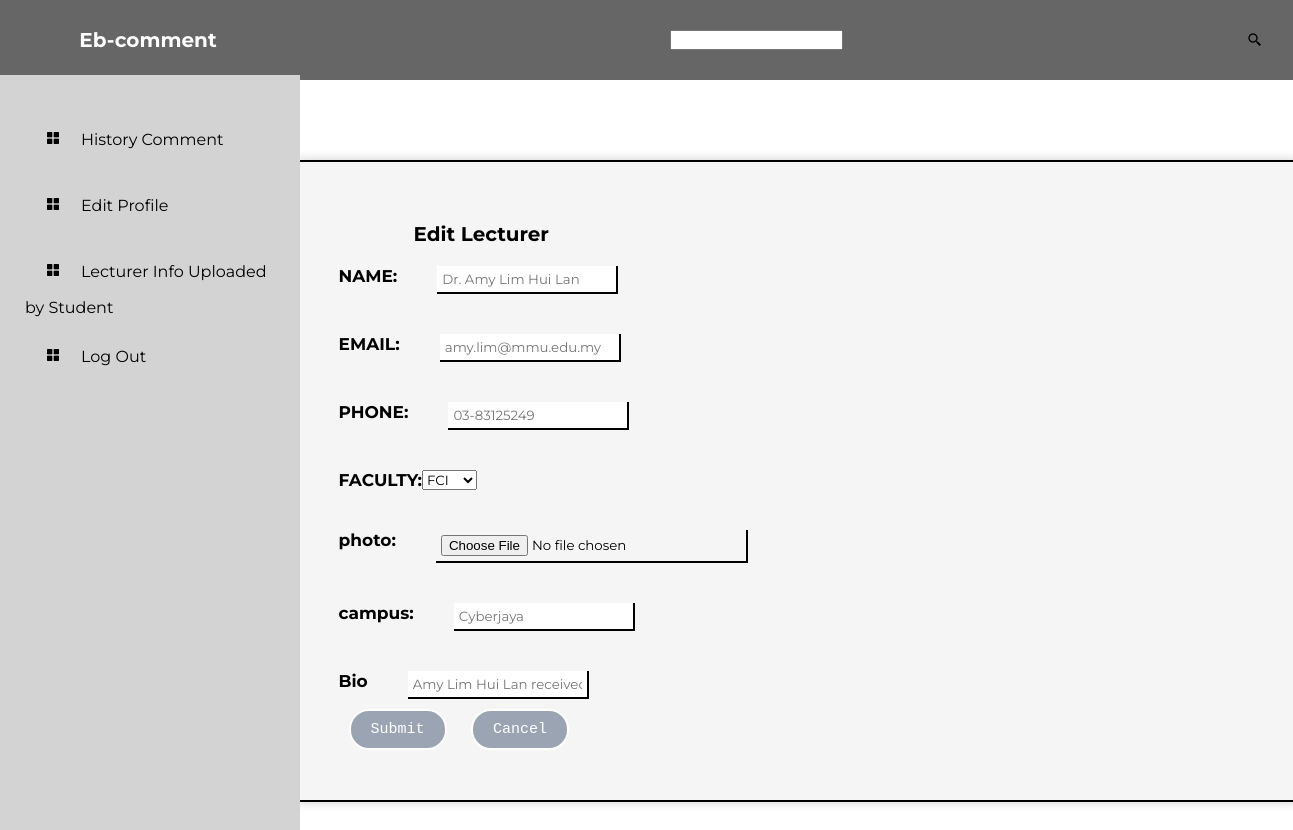
Page /edit_user/2 on the committed database.
### models.py (models this page shows)
class Lecturer(db.Model):
    __tablename__ = 'lecturer'
    id = db.Column(db.Integer, primary_key=True)
    name = db.Column(db.String(100), nullable=False)
    photo = db.Column(db.String(100), nullable=False)
    phone = db.Column(db.String(20), nullable=False)
    email = db.Column(db.String(200), nullable=False)
    campus = db.Column(db.String(100), nullable=False)
    bio = db.Column(db.Text, nullable=True)
    faculty_id = db.Column(db.Integer, ForeignKey('faculty.id'), nullable=False)
    faculty = db.relationship("Faculty", back_populates="lecturers")

### app.py (the view, shortened to what this page needs)
@app.route("/edit_user/<int:id>", methods=["GET", "POST"])
def edit_user(id):
    conn = get_db_connection()
    cursor = conn.cursor()
    cursor.execute("SELECT * FROM lecturer WHERE id = ?", (id,))
    lecturer = cursor.fetchone()
    conn.close()
    conn = get_db_connection()
    cursor = conn.cursor()
    cursor.execute("SELECT * FROM faculty")
    faculty = cursor.fetchall()
    conn.close()
    if lecturer:
        return render_template("editlecturer.html", lecturer=lecturer, faculties=faculty)

### app.py (called while the page is built)
def get_db_connection():
    con = sqlite3.connect("instance/database.db")
    con.row_factory = sqlite3.Row
    return con

### templates/editlecturer.html (shortened to what this page needs)
<!DOCTYPE html>
<html lang="en">
<head>
    <link href='https://unpkg.com/boxicons@2.1.4/css/boxicons.min.css'rel='stylesheet'>
    <link href="../static/style.css" rel="stylesheet">
</head>
<body>
    <div class="Try"><h2>Eb-comment</h2><input type="research"><i class='bx bx-search-alt-2'></i></div>
    <div class="sidebar">
        <ul>
            {% if session['email'] == 'admin@gmail.com' %}
            <li><a href="/admin"><i class='bx bxs-grid-alt'></i>Dashboard</a></li>
            <li><a href="/user"><i class='bx bxs-grid-alt'></i>User Control</a></li>
            <li><a href="/admin_comment"><i class='bx bxs-grid-alt'></i>Comment Control</a></li>
            <li><a href="/lecturerlist"><i class='bx bxs-grid-alt'></i>Lecturer List</a></li>
            <li><a href="/admin/view_lecturers_temp"><i class='bx bxs-grid-alt'></i>Lecturer Info Uploaded by Student</a></li>
            <li><a href="/logout"><i class='bx bxs-grid-alt'></i>Log Out</a></li>
            {% else %}
            <li><a href="/history"><i class='bx bxs-grid-alt'></i>History Comment</a></li>
            <li><a href="/a_edit"><i class='bx bxs-grid-alt'></i>Edit Profile</a></li>
            <li><a href="/admin/view_lecturers_temp"><i class='bx bxs-grid-alt'></i>Lecturer Info Uploaded by Student</a></li>
            <li><a href="/logout"><i class='bx bxs-grid-alt'></i>Log Out</a></li>
            {% endif %}
        </ul>
    </div>
    <div class="profile">
        <h3 style="margin-bottom: 20px;">Edit Lecturer</h3>
        <form action="/update_user/{{ lecturer[0] }}" method="POST">
            <div class="label-name">
                <label for="name">NAME:</label>
                <input type="text" name="name" id="name" placeholder="{{ lecturer[1] }}">
            </div>
            <div class="label-name">
                <label for="email">EMAIL:</label>
                <input type="text" name="email" id="email" placeholder="{{ lecturer[4] }}">
            </div>
            <div class="label-name">
                <label for="phone">PHONE:</label>
                <input type="text" name="phone" id="phone" placeholder="{{ lecturer[3] }}">
            </div>
            <div class="label-name">
                <label for="faculty">FACULTY:</label>
                <select name="faculty" id="faculty">
                    {% for faculty in faculties %}
                    <option value="{{ faculty[0] }}">{{ faculty[1] }}</option>
                    {% endfor %}
                </select>
            </div>
            <div class="label-name">
                <label for="photo">photo:</label>
                <input type="file" name="photo" id="photo">
            </div>
            <div class="label-name">
                <label for="photo">campus:</label>
                <input type="text" name="campus" id="photo" placeholder="{{ lecturer[5] }}">
            </div>
            <div class="label-name">
                <label for="Bio">Bio</label>
                <input type="text" name="bio" id="bio" placeholder="{{ lecturer[6] }}">
            </div>
            <button type="submit" class="Submit">Submit</button>
            <button type="reset" class="Cancel">Cancel</button>
        </form>
    </div>
</body>
</html>

### static/style.css (style rules this page uses)
* { margin:0; padding: 0; box-sizing: border-box; font-family: 'Montserrat'; }
body { font-family: 'Montserrat'; justify-content: center; align-items: center; margin: 0; padding: 0; min-width: 100vh; }
.Try { padding:30px; height:10vh; width:100%; background-color: rgb(102,102, 102); justify-content: space-between; align-items: center; display:flex; position: relative; }
.Try h2 { color: white; font-size: 20px; padding: 30px 4%; }
.sidebar { position: absolute; left: 0; top: 75px; height: 1100px; width: 300px; background-color: lightgrey; z-index: 10; }
.sidebar ul { list-style: none; align-items: center; padding-bottom: 20px; margin: 5px; padding: 20px; }
.sidebar li { padding-top: 10px; }
.sidebar a { color: black; text-decoration: none; padding-right: 10px; font-weight: 400; }
.sidebar i { padding: 20px; }
.profile { position:absolute; padding: 30px; font-size: 17px; margin-left: 300px; }
.profile h3 { position:relative; left: 75px; top: 20px; }
label { font-weight: bold; }
.label-name { display: flex; flex-direction: row; margin-right: 100px; }
.Submit { border: 2px solid; padding: 10px 20px; font-size: 15px; font-family: monospace; cursor: pointer; margin: 10px; transition: 0.8s; position: relative; overflow: hidden; background-color: rgb(155,164,179); color: white; border-radius: 20px; }
.Cancel { border: 2px solid; padding: 10px 20px; font-size: 15px; font-family: monospace; cursor: pointer; margin: 10px; transition: 0.8s; position: relative; overflow: hidden; background-color: rgb(155,164,179); color: white; border-radius: 20px; }
.profile { border : solid 2px; padding: 40px; position: relative; top: 80px; left: 150px; width: 1000px; margin: 0 auto; background-color: whitesmoke; box-shadow: 5px; box-shadow: 0 0 10px rgba(0,0,0,0.2); }
.label-name { margin-top: 40px; }
.label-name input { margin-left: 40px; border-top: none; border-right: none; border-left: none; border-bottom: 2px solid black; border-right: 2px solid black; padding: 5px; }

### rows in the picture
Lecturer: name "Dr. Amy Lim Hui Lan", email "amy.lim@mmu.edu.my", phone "03-83125249", campus "Cyberjaya"

### other values in the picture
form field faculty "FCI"
